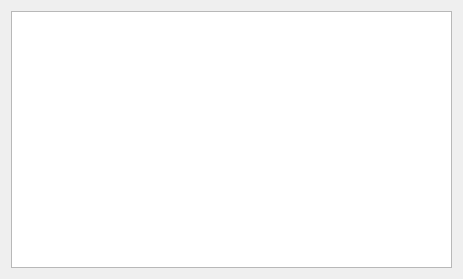
<?xml version="1.0" encoding="UTF-8"?>
<ui version="4.0">
 <class>QQFacePanel</class>
 <widget class="QWidget" name="QQFacePanel">
  <property name="geometry">
   <rect>
    <x>0</x>
    <y>0</y>
    <width>463</width>
    <height>279</height>
   </rect>
  </property>
  <property name="sizePolicy">
   <sizepolicy hsizetype="Minimum" vsizetype="Minimum">
    <horstretch>0</horstretch>
    <verstretch>0</verstretch>
   </sizepolicy>
  </property>
  <property name="windowTitle">
   <string>Form</string>
  </property>
  <layout class="QVBoxLayout" name="verticalLayout">
   <item>
    <widget class="QTableWidget" name="tbw_qqface_">
     <property name="gridStyle">
      <enum>Qt::DotLine</enum>
     </property>
     <attribute name="horizontalHeaderVisible">
      <bool>false</bool>
     </attribute>
     <attribute name="horizontalHeaderDefaultSectionSize">
      <number>30</number>
     </attribute>
     <attribute name="horizontalHeaderMinimumSectionSize">
      <number>30</number>
     </attribute>
     <attribute name="verticalHeaderVisible">
      <bool>false</bool>
     </attribute>
     <attribute name="verticalHeaderMinimumSectionSize">
      <number>30</number>
     </attribute>
    </widget>
   </item>
  </layout>
 </widget>
 <resources/>
 <connections/>
</ui>
